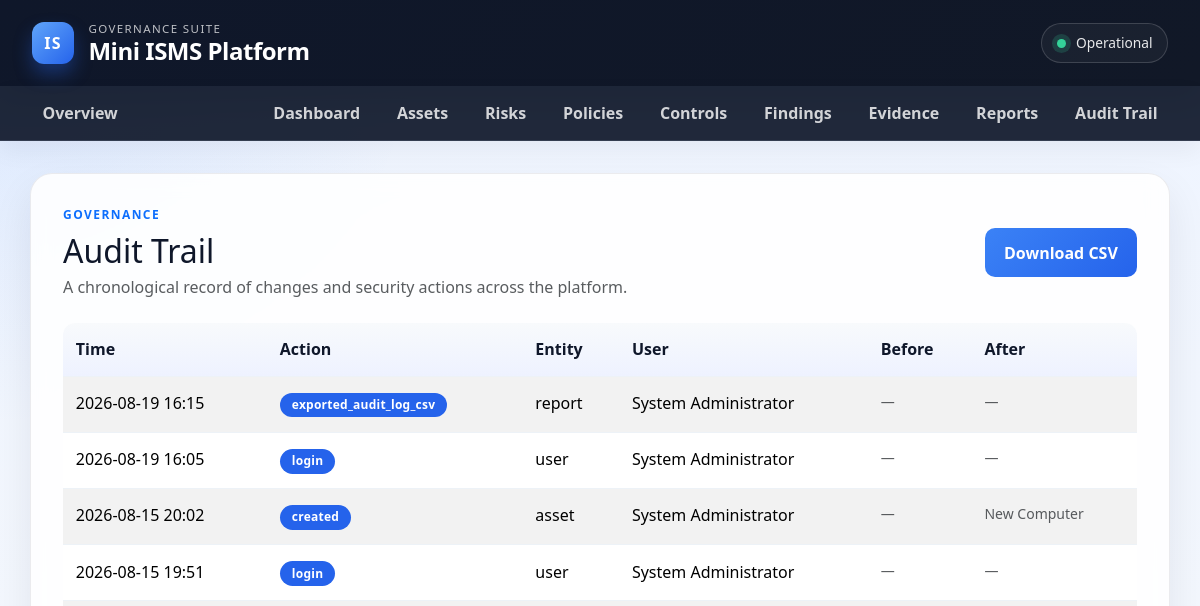
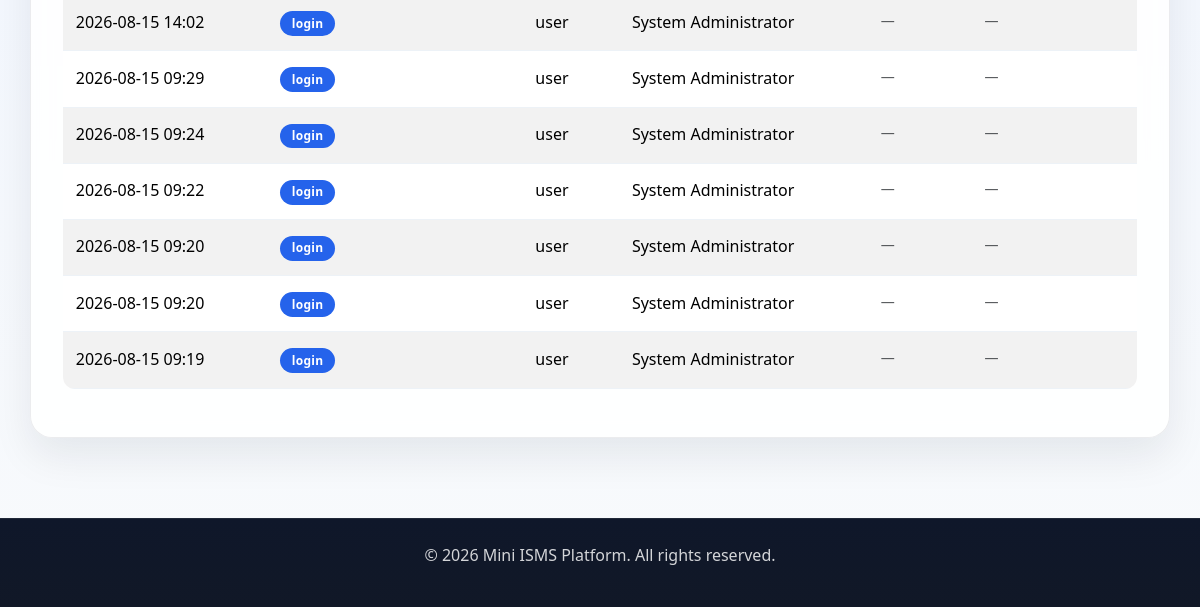
The app's page /audit-trail (signed in), older data (2 pictures, top to bottom).
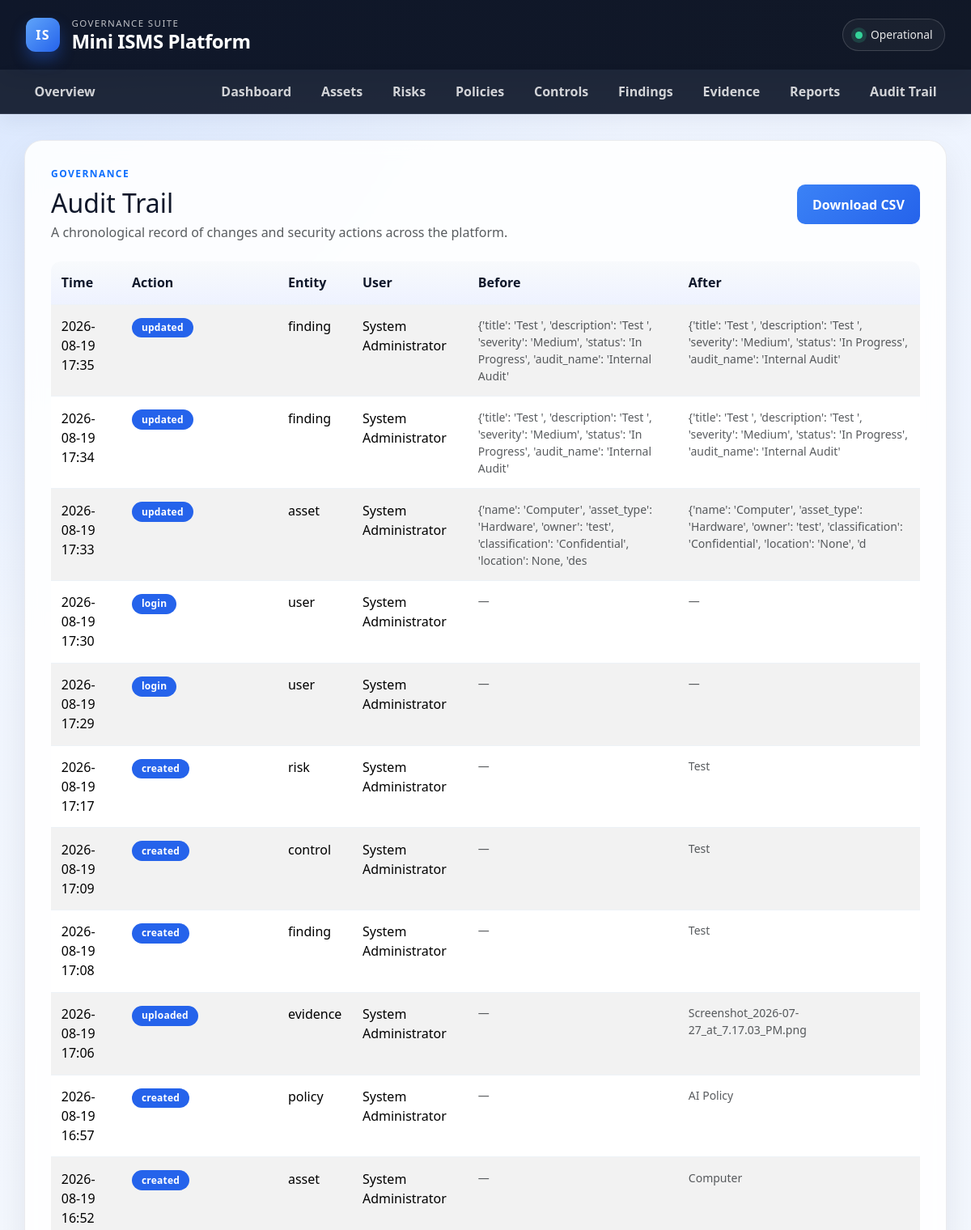
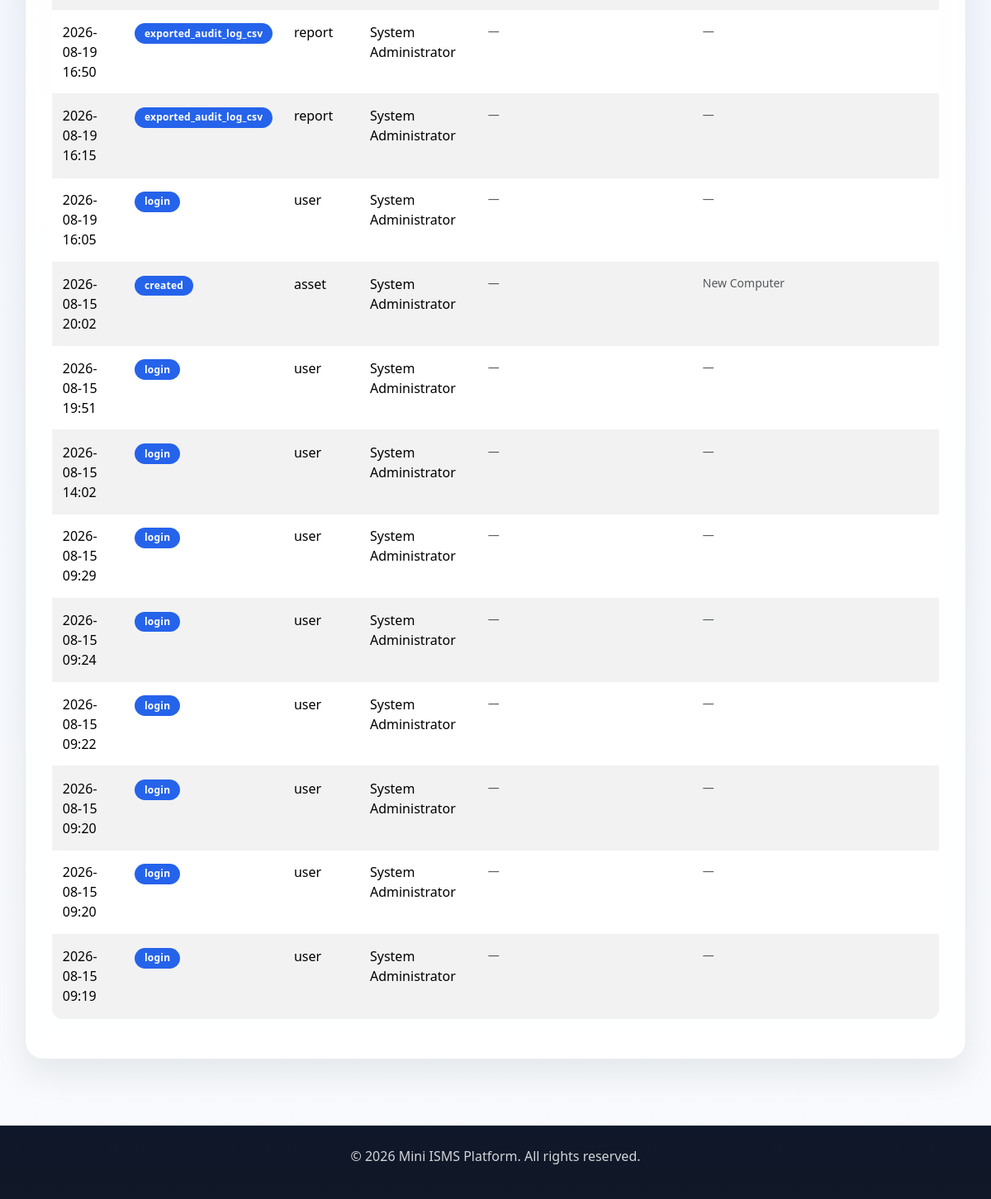
The same page, newer data (2 pictures, top to bottom).
### app/models.py (models this page shows, shortened)
class AuditEvent(db.Model):
    __tablename__ = 'audit_events'
    id = db.Column(db.Integer, primary_key=True)
    tenant_id = db.Column(db.Integer, db.ForeignKey('tenants.id'), nullable=False, default=1)
    user_id = db.Column(db.Integer, db.ForeignKey('users.id'), nullable=True)
    entity_type = db.Column(db.String(100), nullable=False)
    entity_id = db.Column(db.Integer, nullable=True)
    action = db.Column(db.String(100), nullable=False)
    before_value = db.Column(db.Text, nullable=True)
    after_value = db.Column(db.Text, nullable=True)
    ip_address = db.Column(db.String(64), nullable=True)
    created_at = db.Column(db.DateTime, default=datetime.utcnow)
    user = db.relationship('User', backref='audit_events')

class User(UserMixin, db.Model):
    __tablename__ = 'users'
    id = db.Column(db.Integer, primary_key=True)
    tenant_id = db.Column(db.Integer, db.ForeignKey('tenants.id'), nullable=False)
    email = db.Column(db.String(255), unique=True, nullable=False)
    password_hash = db.Column(db.String(255), nullable=False)
    full_name = db.Column(db.String(200), nullable=False)
    role_id = db.Column(db.Integer, db.ForeignKey('roles.id'), nullable=False)
    is_active = db.Column(db.Boolean, default=True)
    created_at = db.Column(db.DateTime, default=datetime.utcnow)
    last_login_at = db.Column(db.DateTime, nullable=True)
    role = db.relationship('Role', backref='users')

### app/routes.py (the view)
@main.route('/audit-trail')
@login_required
@require_roles('admin', 'security_manager', 'auditor')
def audit_trail():
    events = AuditEvent.query.filter_by(tenant_id=current_user.tenant_id).order_by(AuditEvent.created_at.desc()).all()
    return render_template('audit_trail.html', events=events)

### app/routes.py (called while the page is built)
def require_roles(*allowed_roles):
    def decorator(func):
        @wraps(func)
        @login_required
        def wrapped(*args, **kwargs):
            if not current_user.is_authenticated:
                flash('Please log in to continue.')
                return redirect(url_for('main.login'))
            user_role = current_user.role.name if current_user.role else 'user'
            if user_role not in allowed_roles and user_role != 'admin':
                flash('You do not have permission to access this page.')
                return redirect(url_for('main.index'))
            return func(*args, **kwargs)
        return wrapped
    return decorator

### app/templates/audit_trail.html (shortened to what this page needs)
{% extends "base.html" %}
{% block content %}
<div class="d-flex flex-column flex-lg-row justify-content-between align-items-lg-center mb-4 gap-3">
    <div>
        <p class="text-uppercase fw-bold text-primary mb-2" style="letter-spacing: 0.12em; font-size: 0.75rem;">Governance</p>
        <h2 class="mb-1">Audit Trail</h2>
        <p class="text-muted mb-0">A chronological record of changes and security actions across the platform.</p>
    </div>
    <a href="/reports/audit-log.csv" class="btn btn-primary">Download CSV</a>
</div>
{% if events %}
<div class="table-responsive">
    <table class="table table-striped align-middle">
        <thead>
            <tr>
                <th>Time</th>
                <th>Action</th>
                <th>Entity</th>
                <th>User</th>
                <th>Before</th>
                <th>After</th>
            </tr>
        </thead>
        <tbody>
            {% for event in events %}
            <tr>
                <td>{{ event.created_at.strftime('%Y-%m-%d %H:%M') }}</td>
                <td><span class="badge badge-primary" style="background: #2563eb;">{{ event.action }}</span></td>
                <td>{{ event.entity_type }}</td>
                <td>{{ event.user.full_name if event.user else 'System' }}</td>
                <td class="text-muted small">{{ event.before_value[:120] if event.before_value else '—' }}</td>
                <td class="text-muted small">{{ event.after_value[:120] if event.after_value else '—' }}</td>
            </tr>
            {% endfor %}
        </tbody>
    </table>
</div>
{% else %}
<div class="empty-state">
    <h5 class="mb-2">No audit events yet</h5>
    <p class="mb-0">Activity will appear here as users create and update records.</p>
</div>
{% endif %}
{% endblock %}

### app/templates/base.html (shortened to what this page needs)
<!DOCTYPE html>
<html lang="en">
<head>
    <link href="https://cdn.jsdelivr.net/npm/bootstrap@5.3.3/dist/css/bootstrap.min.css" rel="stylesheet">
    <link href="{{ url_for('static', filename='style.css') }}" rel="stylesheet">
</head>
<body>
    <div class="page-shell">
        <header class="topbar">
            <div class="brand-wrap">
                <div class="brand-mark">IS</div>
                <div>
                    <div class="eyebrow">Governance Suite</div>
                    <h1>Mini ISMS Platform</h1>
                </div>
            </div>
            <div class="topbar-actions">
                <span class="status-dot"></span>
                <span>Operational</span>
            </div>
        </header>
        <nav class="main-nav" aria-label="Main navigation">
            <a class="nav-brand" href="/overview">Overview</a>
            <div class="nav-menu">
                <a class="nav-link" href="/dashboard">Dashboard</a>
                <a class="nav-link" href="/assets">Assets</a>
                <a class="nav-link" href="/risks">Risks</a>
                <a class="nav-link" href="/policies">Policies</a>
                <a class="nav-link" href="/controls">Controls</a>
                <a class="nav-link" href="/findings">Findings</a>
                <a class="nav-link" href="/evidence">Evidence</a>
                <a class="nav-link" href="/reports">Reports</a>
                <a class="nav-link" href="/audit-trail">Audit Trail</a>
            </div>
        </nav>
        <main>
            <div class="container app-panel">
                {% block content %}{% endblock %}
            </div>
        </main>
        <footer>
            <p>&copy; 2026 Mini ISMS Platform. All rights reserved.</p>
        </footer>
    </div>
</body>
</html>

### app/static/style.css (style rules this page uses)
:root { --isms-navy: #0f172a; --isms-navy-soft: #1e293b; --isms-blue: #2563eb; --isms-accent: #3b82f6; --isms-danger: #ef4444; --isms-warning: #f59e0b; --isms-success: #10b981; --isms-bg: #f4f7fb; --isms-panel: rgba(255, 255, 255, 0.88); --isms-border: rgba(15, 23, 42, 0.08); --isms-text: #1f2937; --isms-muted: #64748b; --isms-shadow: 0 18px 40px rgba(15, 23, 42, 0.08); }
* { margin: 0; padding: 0; box-sizing: border-box; }
body { background: radial-gradient(circle at top left, rgba(59, 130, 246, 0.12), transparent 25%), linear-gradient(180deg, #eef4ff 0%, #f8fafc 100%); font-family: 'Segoe UI', Roboto, -apple-system, sans-serif; color: var(--isms-text); line-height: 1.5; }
.page-shell { min-height: 100vh; }
.topbar { display: flex; align-items: center; justify-content: space-between; gap: 1rem; padding: 1.25rem 2rem; background: linear-gradient(135deg, #0f172a 0%, #111827 100%); color: white; box-shadow: 0 12px 30px rgba(15, 23, 42, 0.18); }
.brand-wrap { display: flex; align-items: center; gap: 0.9rem; }
.brand-mark { display: inline-flex; align-items: center; justify-content: center; width: 42px; height: 42px; border-radius: 12px; background: linear-gradient(135deg, #60a5fa, #2563eb); color: white; font-weight: 800; letter-spacing: 0.08em; box-shadow: 0 10px 18px rgba(37, 99, 235, 0.35); }
.eyebrow { font-size: 0.72rem; text-transform: uppercase; letter-spacing: 0.12em; opacity: 0.72; }
header h1 { margin: 0; font-size: clamp(1.4rem, 2vw, 2rem); font-weight: 700; letter-spacing: -0.02em; color: white; }
.topbar-actions { display: inline-flex; align-items: center; gap: 0.65rem; padding: 0.55rem 0.9rem; border: 1px solid rgba(255, 255, 255, 0.16); border-radius: 999px; background: rgba(255, 255, 255, 0.04); font-size: 0.86rem; color: rgba(255, 255, 255, 0.9); }
.status-dot { width: 9px; height: 9px; border-radius: 999px; background: #34d399; box-shadow: 0 0 0 5px rgba(52, 211, 153, 0.18); }
.main-nav { background: rgba(15, 23, 42, 0.92); border-bottom: 1px solid rgba(148, 163, 184, 0.18); padding: 0 1.5rem; display: flex; align-items: center; justify-content: space-between; flex-wrap: wrap; box-shadow: 0 10px 24px rgba(15, 23, 42, 0.05); }
.nav-brand, .nav-link { color: rgba(255, 255, 255, 0.8); text-decoration: none; display: inline-flex; align-items: center; padding: 0.95rem 1.15rem; font-weight: 600; transition: all 0.2s ease; border-radius: 0; }
.nav-menu { display: flex; align-items: center; justify-content: flex-end; flex-wrap: wrap; margin-left: auto; }
main { max-width: 1320px; margin: 2rem auto; padding: 0 1rem 2rem; }
.app-panel { background: var(--isms-panel); backdrop-filter: blur(10px); padding: 2rem; border-radius: 22px; border: 1px solid var(--isms-border); box-shadow: var(--isms-shadow); }
h1, h2, h3, h4, h5, h6 { color: var(--isms-navy); margin-bottom: 0.75rem; }
p { margin-bottom: 1rem; }
a { color: var(--isms-blue); }
.table { width: 100%; border-collapse: collapse; background-color: white; border-radius: 12px; overflow: hidden; }
.table th, .table td { padding: 0.9rem 0.8rem; border-bottom: 1px solid #edf2f7; text-align: left; vertical-align: top; }
.table thead th { background: linear-gradient(180deg, #f8fafc, #eef2ff); color: var(--isms-navy); font-weight: 700; }
.badge { display: inline-block; padding: 0.4rem 0.75rem; border-radius: 999px; color: white; font-weight: 700; font-size: 0.75rem; letter-spacing: 0.02em; }
button.primary, .btn-primary, .btn-success, .btn-warning, .btn-danger, .btn-secondary { display: inline-block; border: none; border-radius: 10px; text-decoration: none; padding: 0.8rem 1.2rem; font-weight: 700; cursor: pointer; transition: transform 0.15s ease, opacity 0.2s ease; }
.btn-primary { background: linear-gradient(135deg, #3b82f6, #2563eb); color: white; }
footer { background: linear-gradient(180deg, #0f172a, #111827); color: rgba(255, 255, 255, 0.82); text-align: center; padding: 1.5rem 1rem; margin-top: 3rem; border-top: 1px solid rgba(148, 163, 184, 0.12); }

Row changes from the older to the newer data that the page shows:
added AuditEvent: created_at "2026-08-19 17:35", action "updated", entity_type "finding", user "System Administrator", before_value "{'title': 'Test ', 'description': 'Test ', 'severity': 'Medium', 'status': 'In Progress', 'audit_name': 'Internal Audit'", after_value "{'title': 'Test ', 'description': 'Test ', 'severity': 'Medium', 'status': 'In Progress', 'audit_name': 'Internal Audit'"
added AuditEvent: created_at "2026-08-19 17:34", action "updated", entity_type "finding", user "System Administrator", before_value "{'title': 'Test ', 'description': 'Test ', 'severity': 'Medium', 'status': 'In Progress', 'audit_name': 'Internal Audit'", after_value "{'title': 'Test ', 'description': 'Test ', 'severity': 'Medium', 'status': 'In Progress', 'audit_name': 'Internal Audit'"
added AuditEvent: created_at "2026-08-19 17:33", action "updated", entity_type "asset", user "System Administrator", before_value "{'name': 'Computer', 'asset_type': 'Hardware', 'owner': 'test', 'classification': 'Confidential', 'location': None, 'des", after_value "{'name': 'Computer', 'asset_type': 'Hardware', 'owner': 'test', 'classification': 'Confidential', 'location': 'None', 'd"
added AuditEvent: created_at "2026-08-19 17:30", action "login", entity_type "user", user "System Administrator", before_value "—", after_value "—"
added AuditEvent: created_at "2026-08-19 17:29", action "login", entity_type "user", user "System Administrator", before_value "—", after_value "—"
added AuditEvent: created_at "2026-08-19 17:17", action "created", entity_type "risk", user "System Administrator", before_value "—", after_value "Test"
added AuditEvent: created_at "2026-08-19 17:09", action "created", entity_type "control", user "System Administrator", before_value "—", after_value "Test"
added AuditEvent: created_at "2026-08-19 17:08", action "created", entity_type "finding", user "System Administrator", before_value "—", after_value "Test"
added AuditEvent: created_at "2026-08-19 17:06", action "uploaded", entity_type "evidence", user "System Administrator", before_value "—", after_value "Screenshot_2026-07-27_at_7.17.03_PM.png"
added AuditEvent: created_at "2026-08-19 16:57", action "created", entity_type "policy", user "System Administrator", before_value "—", after_value "AI Policy"
added AuditEvent: created_at "2026-08-19 16:52", action "created", entity_type "asset", user "System Administrator", before_value "—", after_value "Computer"
added AuditEvent: created_at "2026-08-19 16:50", action "exported_audit_log_csv", entity_type "report", user "System Administrator", before_value "—", after_value "—"
